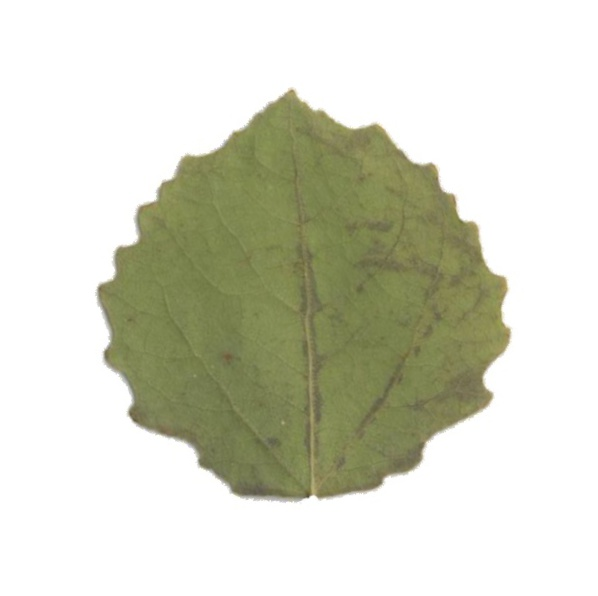
#> input picture 10_29_local_enhancement/0.jpg, 598 x 596 px
$ python -i correct_angle_by_radon.py   (imports and definitions only)
#> lines starting #> are read from the running program, lines starting #| are printed output that depends on the picture; after the words box and inside, x2 and y2 are one past the last pixel; in counts of white or black regions, pixels touching at a corner belong together
### 10_29_local_enhancement/get_pic_rotated_and_broaden.py
import cv2
from math import *
import numpy as np


def get_pic_rotated_and_broaden(img, degree=45, filled_color=-1):

    # 获取旋转后4角的填充色
    if filled_color == -1:
        filled_color = tuple(img[0][0].tolist())
    if isinstance(filled_color, int):
        filled_color = (filled_color, filled_color, filled_color)

    height, width = img.shape[:2]

    # 旋转后的尺寸
    height_new = int(width * fabs(sin(radians(degree))) + height * fabs(cos(radians(degree))))
    width_new = int(height * fabs(sin(radians(degree))) + width * fabs(cos(radians(degree))))

    mat_rotation = cv2.getRotationMatrix2D((width / 2, height / 2), degree, 1)

    mat_rotation[0, 2] += (width_new - width) / 2
    mat_rotation[1, 2] += (height_new - height) / 2

    img_rotation = cv2.warpAffine(img, mat_rotation, (width_new, height_new), borderValue=filled_color)
    # 填充四个角
    mask = np.zeros((height_new + 2, width_new + 2), np.uint8)
    mask[:] = 0
    seed_points = [(0, 0), (0, height_new - 1), (width_new - 1, 0), (width_new - 1, height_new - 1)]
    for i in seed_points:
        cv2.floodFill(img_rotation, mask, i, filled_color)
    return img_rotation

### 10_29_local_enhancement/correct_angle_by_radon.py
import cv2
from skimage import transform, morphology
import numpy as np
import get_pic_rotated_and_broaden


def correct_angle_by_radon(image):
    """
    Description: use the method of radon transformation to straighten the image.
    :param image: src
    :return: img_rotated and rotating_angle
    """
#> called with image = '0.jpg'
    img = cv2.imread(image)
#> img is the input picture: shape (596, 598, 3); mean B, G, R 198.1, 214.2, 212.8

    img_gray = cv2.cvtColor(img, cv2.COLOR_BGR2GRAY)
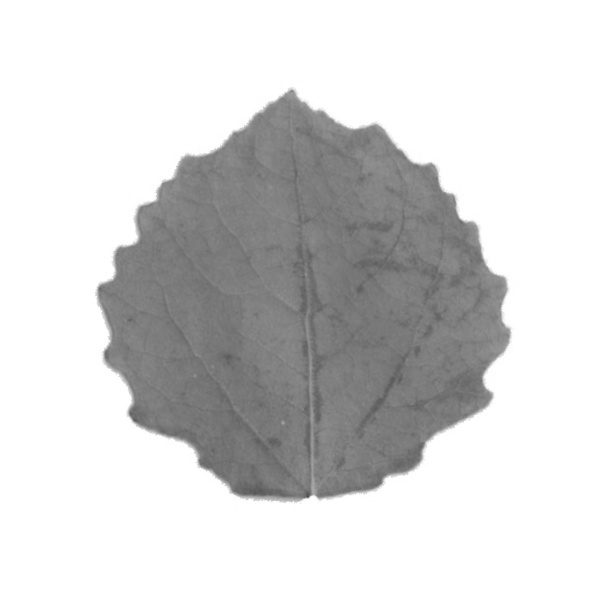
#> img_gray: shape (596, 598); min 81, max 255, mean 212
    bw = cv2.Canny(img_gray, 60, 120)
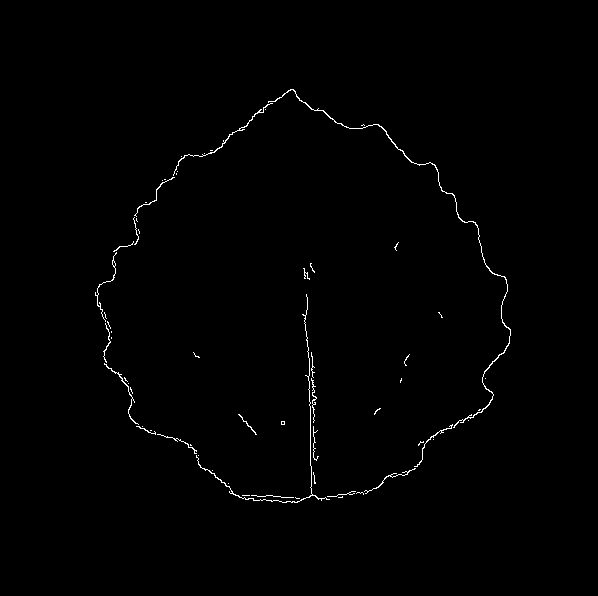
#> bw: shape (596, 598); 0.68% white in thin lines or dots, all inside (x1, y1, x2, y2) = (95, 89, 511, 503)
    for i in bw:
        for j in range(len(i)):
            if 255 == i[j]:
                i[j] = 1
    bw = morphology.skeletonize(bw)   # optional
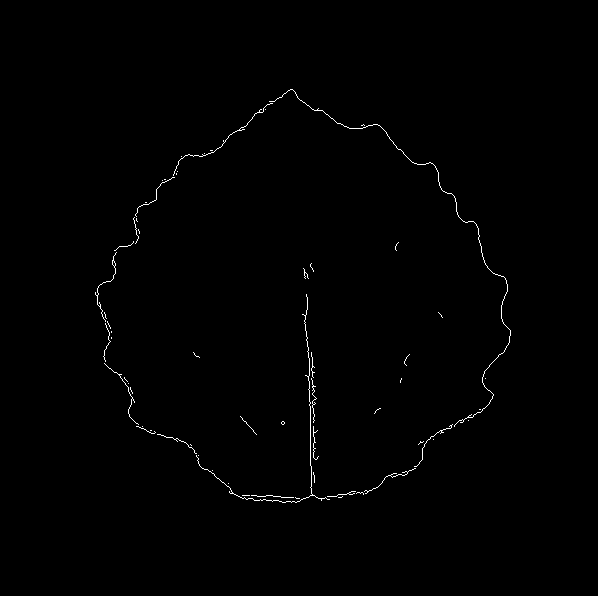
#> bw: shape (596, 598) bool; 0.54% white in thin lines or dots, all inside (x1, y1, x2, y2) = (95, 89, 511, 503)
    theta = list(range(-90, 90))
    R = transform.radon_transform.radon(bw, theta)
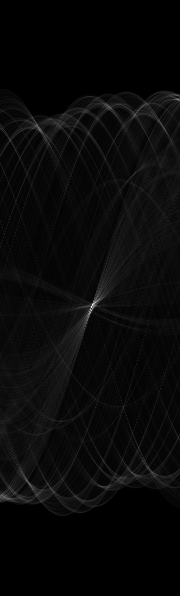
#> R: shape (596, 180) float64; min 0, max 86.42, mean 3.2; drawn with min black and max white
    R1 = np.max(R, axis=0)
#> R1 = 180 values, max 86.42 at index 91, min 14.57 at index 71, mean 26.92
    theta_max = 90
    while theta_max > 50 or theta_max < -50:
        R2, theta_max = np.max(R1), np.argwhere(R1 == np.max(R1))
        R1[theta_max] = 0
        theta_max -= 91
#> this loop made 1 pass
#> (R2, theta_max) on pass 1: (86.42, [0])
#> after the loop, R1 = 180 values, max 83.62 at index 92, min 0 at index 91, mean 26.44
    img_rotated = get_pic_rotated_and_broaden.get_pic_rotated_and_broaden(img, -theta_max, (255, 255, 255))
#> in get_pic_rotated_and_broaden, `height_new = int(width * fabs(sin(radians(degree))) + height * fabs(co..`: height_new = 596
#> in get_pic_rotated_and_broaden, `width_new = int(height * fabs(sin(radians(degree))) + width * fabs(cos..`: width_new = 598
#> in get_pic_rotated_and_broaden, `mat_rotation = cv2.getRotationMatrix2D((width / 2, height / 2), degree..`: mat_rotation = [[1, 0, 0], [0, 1, 0]]
#> in get_pic_rotated_and_broaden, `seed_points = [(0, 0), (0, height_new - 1), (width_new - 1, 0), (width..`: seed_points = [(0, 0), (0, 595), (597, 0), (597, 595)]
#> the loop in get_pic_rotated_and_broaden, `for i in seed_points:` made 4 passes
    rotating_angle = theta_max
#> rotating_angle = [0]

    return img_rotated, rotating_angle

>>> result = correct_angle_by_radon('0.jpg')
